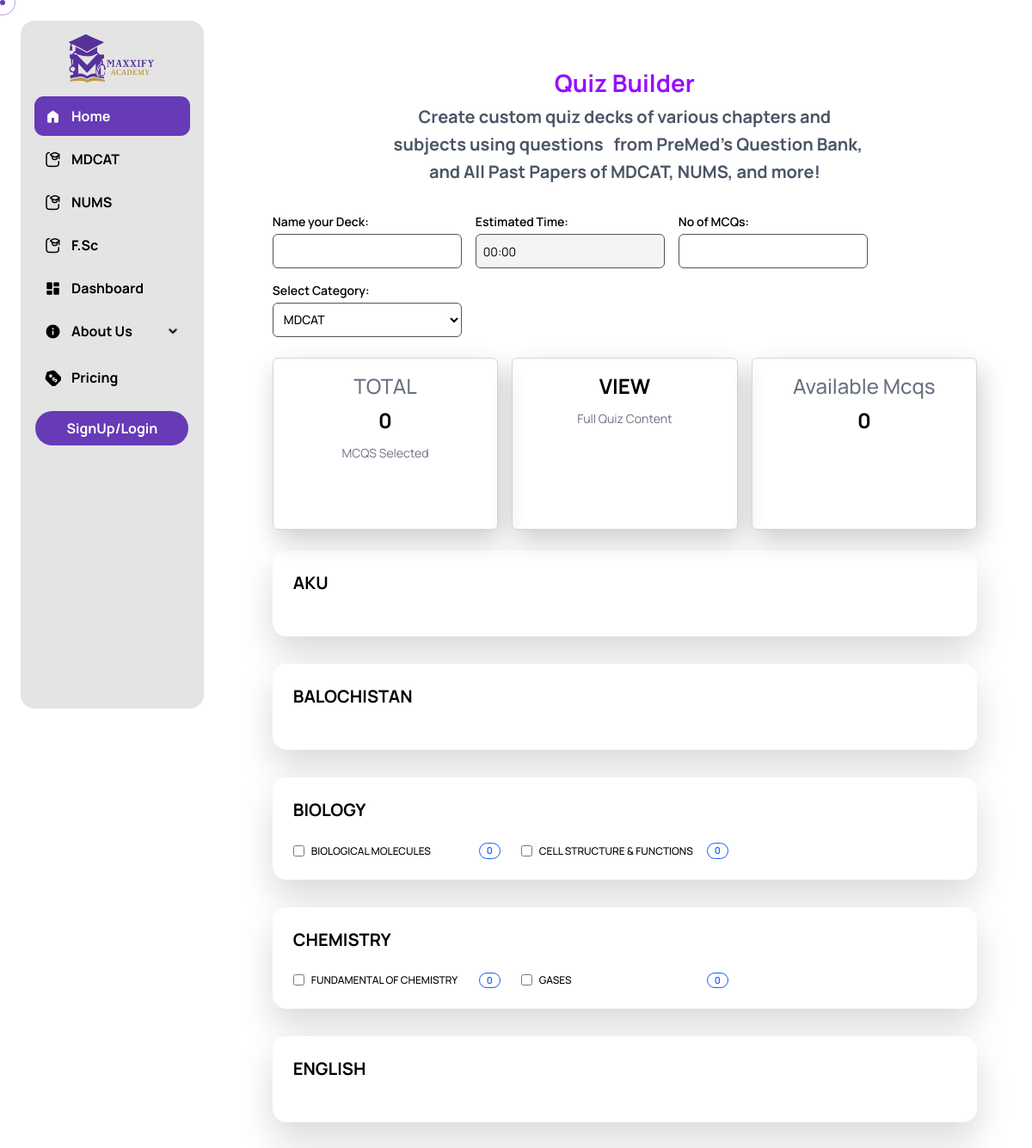
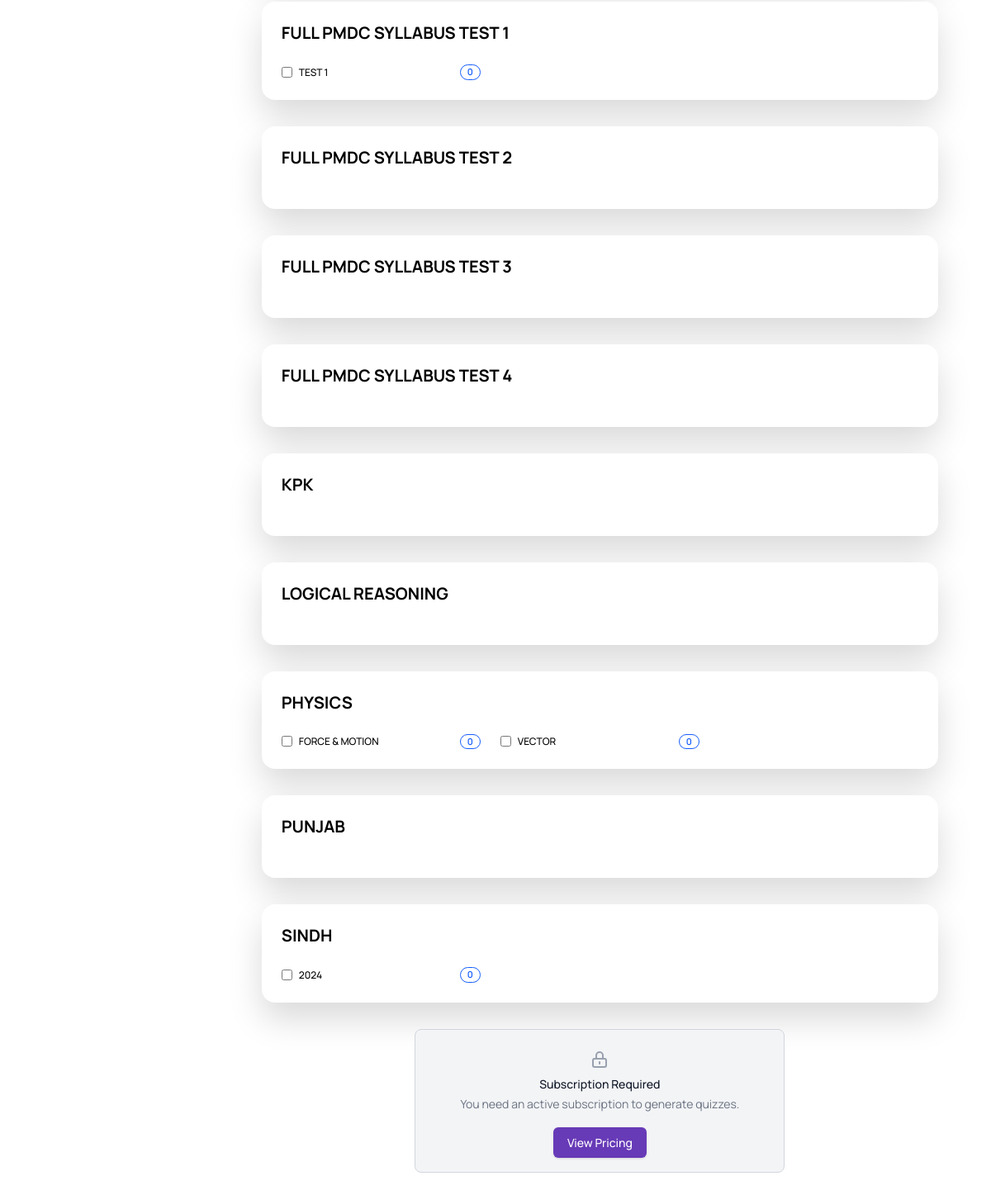
The page /QuizBuilder.php on the database its author committed (2 pictures, top to bottom).
### tables this page shows
CREATE TABLE `topics` (
  `id` int(11) NOT NULL,
  `subject_id` int(11) DEFAULT NULL,
  `name` varchar(100) DEFAULT NULL,
  `is_free` int(11) NOT NULL DEFAULT 1,
  `is_publish` int(11) NOT NULL DEFAULT 1
);

### QuizBuilder.php (the view, shortened to what this page needs)
<?php
include 'config.php';
$hasValidSubscription = false;
$selectedCategory = $_GET['category'] ?? 'mdcat';
$categoryMap = [
  'mdcat' => 1,
  'nums' => 2,
  'fsc' => 3
];
$mcqTypeId = $categoryMap[$selectedCategory] ?? 1;
$query = "
    SELECT
        s.id as subject_id,
        s.name as subject_name,
        t.id as topic_id,
        t.name as topic_name,
        COUNT(m.id) as mcq_count
        FROM subjects s
        LEFT JOIN topics t ON s.id = t.subject_id
        LEFT JOIN mcqs m ON t.id = m.topic_id
        LEFT JOIN mcq_categories c ON s.category_id = c.id
        WHERE c.mcq_type_id = ?
        GROUP BY s.id, s.name, t.id, t.name
        ORDER BY s.name, t.name
";
$stmt = $pdo->prepare($query);
$stmt->execute([$mcqTypeId]);
$results = $stmt->fetchAll(PDO::FETCH_ASSOC);
$subjects = [];
foreach ($results as $row) {
  $subjectId = $row['subject_id'];
  if (!isset($subjects[$subjectId])) {
    $subjects[$subjectId] = [
      'name' => $row['subject_name'],
      'topics' => []
    ];
  }
  if ($row['topic_id']) {
    $subjects[$subjectId]['topics'][] = [
      'id' => $row['topic_id'],
      'name' => $row['topic_name'],
      'mcq_count' => $row['mcq_count']
    ];
  }
}
$totalMcqQuery = "
    SELECT COUNT(m.id) as total_mcqs
    FROM mcqs m
    JOIN topics t ON m.topic_id = t.id
    JOIN subjects s ON t.subject_id = s.id
    JOIN mcq_categories c ON s.category_id = c.id
    WHERE c.mcq_type_id = ?
";
$totalStmt = $pdo->prepare($totalMcqQuery);
$totalStmt->execute([$mcqTypeId]);
$totalMcqs = $totalStmt->fetchColumn();
?>
<!DOCTYPE html>
<html lang="en">
<head>
  <link href="dist/output.css" rel="stylesheet">
  <link href="dist/input.css" rel="stylesheet">
  <link rel="stylesheet" href="assets/css/loader.css">
  <link rel="stylesheet" href="assets/css/mouse.css">
</head>
<body class="bg-white min-h-screen flex items-start justify-center gap-10 lg:p-6 xl:p-6 relative">
  <div class="mouse-cursor cursor-outer"></div>
  <div class="mouse-cursor cursor-inner"></div>
  <aside id="sidebar"
    class="fixed lg:static top-0 left-0 z-50 bg-white w-[240px] h-screen transform -translate-x-full lg:translate-x-0 transition-transform duration-300 ease-in-out shadow lg:shadow-none">
    <?php include 'Includes/Sidebar.php'; ?>
  </aside>
  <main class="space-y-8  sm:px-6 py-6">
    <div class="max-w-6xl mx-auto p-4">
      <div class="text-center py-4">
        <h1 class="text-[28px] font-bold leading-[32px] tracking-[0] text-purple-600">Quiz Builder</h1>
        <p class="mt-2 text-gray-600 font-bold text-[20px] leading-[32px] max-w-[700px] mx-auto text-center h-auto">
          Create custom quiz decks of various chapters and <br>
          <span class="inline-block px-2">subjects using questions</span> from PreMed's Question Bank,<br>
          and All Past Papers of MDCAT, NUMS, and more!
        </p>
      </div>
      <div class="flex flex-wrap gap-4 mt-4">
        <div class="flex flex-col">
          <label class="block mb-1 text-[14px] font-semibold leading-[20px] text-black"
            style="font-family: 'Manrope', sans-serif;">
            Name your Deck:
          </label>
          <input type="text" id="deckName"
            class="w-[220px] h-[40px] border border-[#535353] rounded-[6px] px-2 text-sm">
        </div>
        <div class="flex flex-col">
          <label class="block mb-1 text-[14px] font-semibold leading-[20px] text-black"
            style="font-family: 'Manrope', sans-serif;">
            Estimated Time:
          </label>
          <input type="text" id="estimatedTime" readonly
            class="w-[220px] h-[40px] border border-[#535353] rounded-[6px] px-2 text-sm bg-gray-100" value="00:00">
        </div>
        <div class="flex flex-col">
          <label class="block mb-1 text-[14px] font-semibold leading-[20px] text-black"
            style="font-family: 'Manrope', sans-serif;">
            No of MCQs:
          </label>
          <input type="number" id="mcqCount"
            class="w-[220px] h-[40px] border border-[#535353] rounded-[6px] px-2 text-sm">
        </div>
        <div class="flex flex-col">
          <label class="block mb-1 text-[14px] font-semibold leading-[20px] text-black"
            style="font-family: 'Manrope', sans-serif;">
            Select Category:
          </label>
          <select id="categorySelect"
            class="w-[220px] h-[40px] border border-[#535353] rounded-[6px] px-2 text-sm bg-white text-black font-medium"
            style="font-family: 'Manrope', sans-serif;">
            <option value="mdcat" <?= $selectedCategory === 'mdcat' ? 'selected' : '' ?>>MDCAT</option>
          </select>
        </div>
      </div>
<div class="flex flex-col lg:flex-row items-center lg:items-start justify-center lg:justify-start gap-4 mt-6">
  <div
    class="text-center w-full sm:w-[90%] md:w-[80%] lg:w-[200px] h-[200px] px-3 py-4 rounded-md border border-gray-300 shadow-md transition duration-300"
    style="box-shadow: 4px 12px 30px rgba(0, 0, 0, 0.2);">
    <p class="text-2xl text-gray-500 font-medium font-[Manrope]">
      TOTAL
    </p>
    <p class="text-2xl font-bold text-black mt-2 font-[Manrope]" id="totalSelectedMcqs">
      0
    </p>
    <p class="text-sm text-gray-500 mt-3 font-[Manrope]">
      MCQS Selected
    </p>
  </div>
  <div
    class="text-center w-full sm:w-[90%] md:w-[80%] lg:w-[200px] h-[200px] px-3 py-4 rounded-md border border-gray-300 shadow-md transition duration-300 cursor-pointer"
    style="box-shadow: 4px 12px 30px rgba(0, 0, 0, 0.2);" onclick="showQuizContent()">
    <p class="text-2xl font-bold text-black font-[Manrope]">
      VIEW
    </p>
    <p class="text-sm text-gray-500 mt-3 font-[Manrope]">
      Full Quiz Content
    </p>
  </div>
  <div
    class="text-center w-full sm:w-[90%] md:w-[80%] lg:w-[200px] h-[200px] px-3 py-4 rounded-md border border-gray-300 shadow-md transition duration-300"
    style="box-shadow: 4px 12px 30px rgba(0, 0, 0, 0.2);">
    <p class="text-2xl text-gray-500 font-medium font-[Manrope]">
      Available Mcqs
    </p>
    <p class="text-2xl font-bold text-black mt-2 font-[Manrope]" id="availableMcqs">
      <?= $totalMcqs ?>
    </p>
  </div>
</div>
    <div class="mt-6 max-w-6xl mx-auto space-y-8" id="subjectsContainer">
  <?php foreach ($subjects as $subject): ?>
    <div class="bg-white rounded-2xl p-6 sm:p-8" style="box-shadow: rgba(0, 0, 0, 0.15) 0px 20px 40px 0px;">
      <h2 class="text-xl font-bold text-[#E53935] mb-6 font-[Manrope]">
        <?= htmlspecialchars($subject['name']) ?>
      </h2>
      <div class="grid grid-cols-1 sm:grid-cols-2 md:grid-cols-3 gap-x-6 gap-y-2">
        <?php foreach ($subject['topics'] as $topic): ?>
          <div class="flex items-center justify-between w-full">
            <label class="flex items-center gap-2 text-xs sm:text-sm font-medium text-black font-[Manrope] leading-tight flex-1">
              <input type="checkbox"
                     class="w-3.5 h-3.5 text-blue-600 border-gray-300 rounded focus:ring-blue-500"
                     name="topics[]" value="<?= $topic['id'] ?>"
                     data-mcq-count="<?= $topic['mcq_count'] ?>">
              <span class="truncate">
                <?= htmlspecialchars($topic['name']) ?>
              </span>
            </label>
            <span class="ml-2 px-2 py-[1px] text-[11px] font-semibold text-blue-600 border border-blue-500 rounded-full bg-white whitespace-nowrap">
              <?= $topic['mcq_count'] ?>
            </span>
          </div>
        <?php endforeach; ?>
      </div>
    </div>
  <?php endforeach; ?>
</div>
      <div class="mt-8 text-center">
        <?php if ($hasValidSubscription): ?>
          <button type="button" onclick="generateQuiz()"
            class="bg-[#673AB7] text-white px-8 py-3 rounded-full text-lg font-semibold hover:bg-[#5E35B1] transition duration-300 shadow-lg">
            Generate Quiz
          </button>
        <?php else: ?>
          <div class="bg-gray-100 border border-gray-300 rounded-lg p-6 max-w-md mx-auto">
            <div class="text-center">
              <svg class="mx-auto h-6 w-6 text-gray-400" fill="none" viewBox="0 0 24 24" stroke="currentColor">
                <path stroke-linecap="round" stroke-linejoin="round" stroke-width="2" d="M12 15v2m-6 4h12a2 2 0 002-2v-6a2 2 0 00-2-2H6a2 2 0 00-2 2v6a2 2 0 002 2zm10-10V7a4 4 0 00-8 0v4h8z" />
              </svg>
              <h3 class="mt-2 text-sm font-medium text-gray-900">Subscription Required</h3>
              <p class="mt-1 text-sm text-gray-500">You need an active subscription to generate quizzes.</p>
              <div class="mt-6">
                <a href="pricing.php" class="inline-flex items-center px-4 py-2 border border-transparent shadow-sm text-sm font-medium rounded-md text-white bg-[#673AB7] hover:bg-[#5E35B1]">
                  View Pricing
                </a>
              </div>
            </div>
          </div>
        <?php endif; ?>
      </div>
    </div>
</body>
</html>

### assets/css/mouse.css (style rules this page uses)
:root { --theme: #673ab7; --white: #ffffff; --header: #4527a0; }
.mouse-cursor { position: fixed; left: 0; top: 0; pointer-events: none; border-radius: 50%; transform: translateZ(0); visibility: visible; }
.cursor-inner { width: 6px; height: 6px; z-index: 10000001; background-color: var(--theme); transition: width 0.3s ease-in-out, height 0.3s ease-in-out, margin 0.3s ease-in-out, opacity 0.3s ease-in-out; }
.cursor-outer { margin-left: -12px; margin-top: -12px; width: 30px; height: 30px; border: 1px solid var(--theme); box-sizing: border-box; z-index: 10000000; opacity: 0.5; transition: all 0.08s ease-out; }

### rows shown on the page
topics: name "BIOLOGICAL MOLECULES", mcq_count "0"
topics: name "CELL STRUCTURE & FUNCTIONS", mcq_count "0"
topics: name "FUNDAMENTAL OF CHEMISTRY", mcq_count "0"
topics: name "GASES", mcq_count "0"
topics: name "TEST 1", mcq_count "0"
topics: name "FORCE & MOTION", mcq_count "0"
topics: name "VECTOR", mcq_count "0"
topics: name "2024", mcq_count "0"

### other values the page prints
$totalMcqs "0"
$subject['name'] "AKU"
$subject['name'] "BALOCHISTAN"
$subject['name'] "BIOLOGY"
$subject['name'] "CHEMISTRY"
$subject['name'] "ENGLISH"
$subject['name'] "FULL PMDC SYLLABUS TEST 1"
$subject['name'] "FULL PMDC SYLLABUS TEST 2"
$subject['name'] "FULL PMDC SYLLABUS TEST 3"
$subject['name'] "FULL PMDC SYLLABUS TEST 4"
$subject['name'] "KPK"
$subject['name'] "LOGICAL REASONING"
$subject['name'] "PHYSICS"
$subject['name'] "PUNJAB"
$subject['name'] "SINDH"
